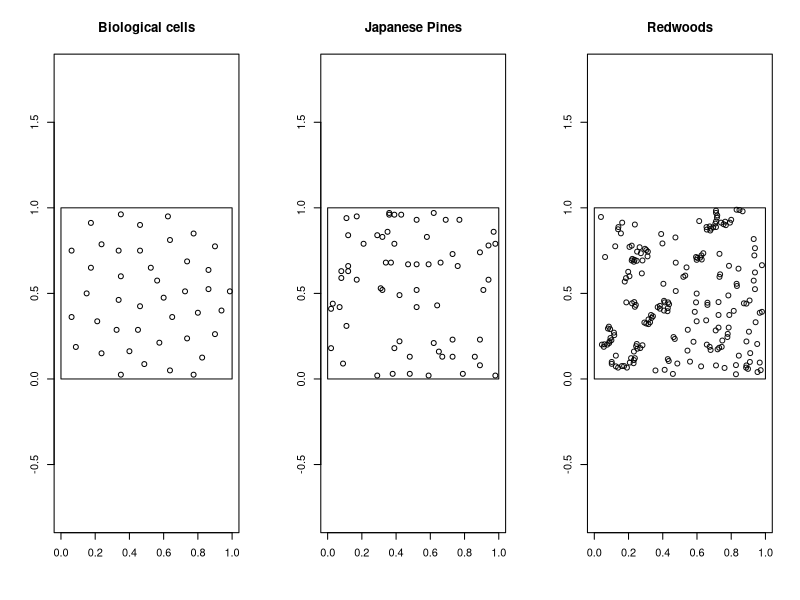
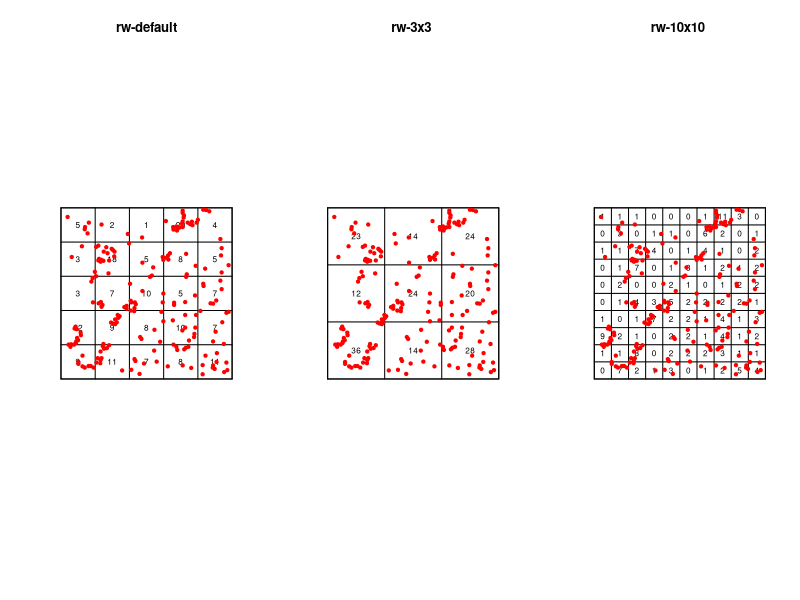
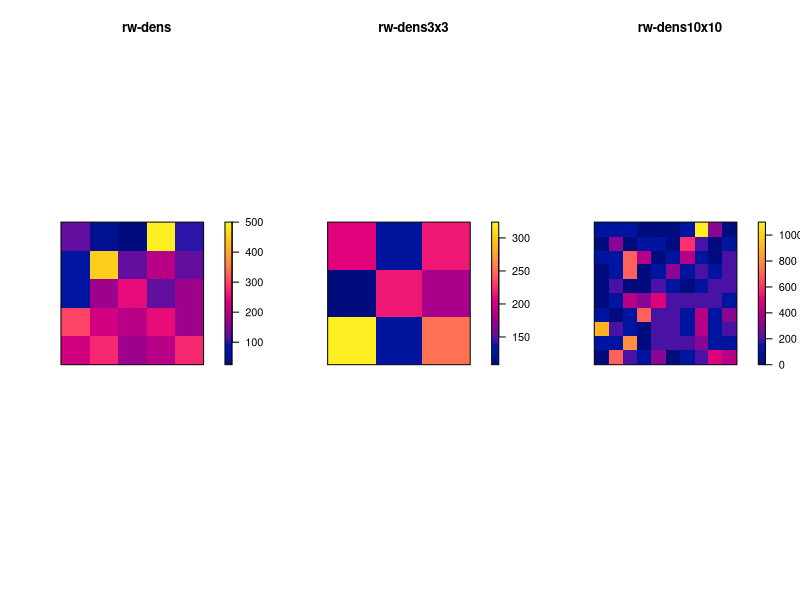
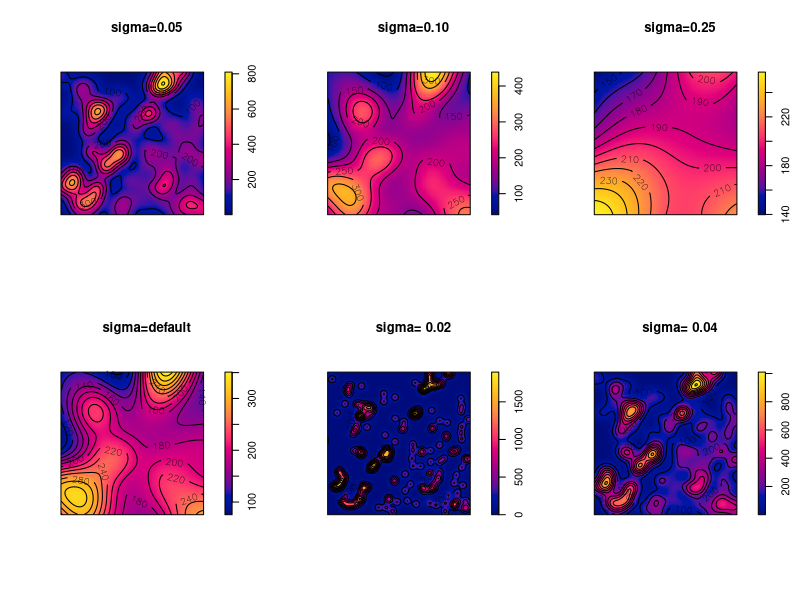
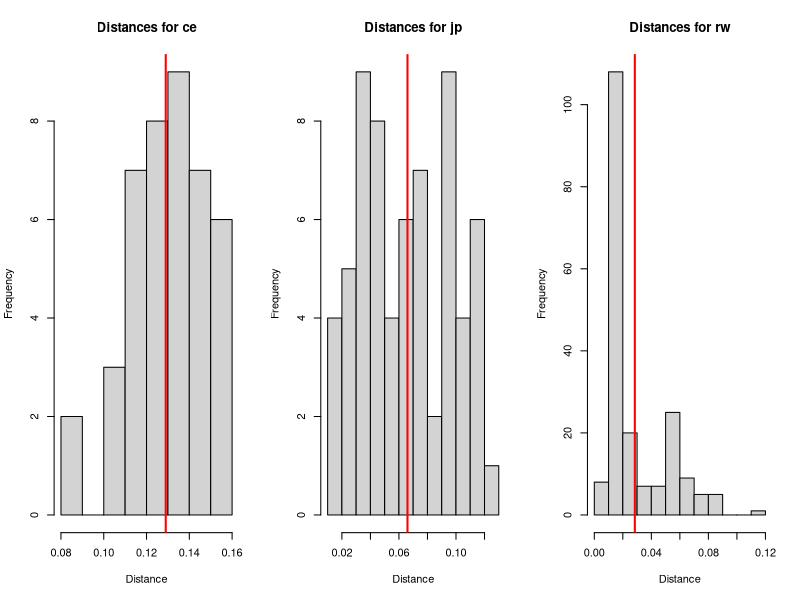
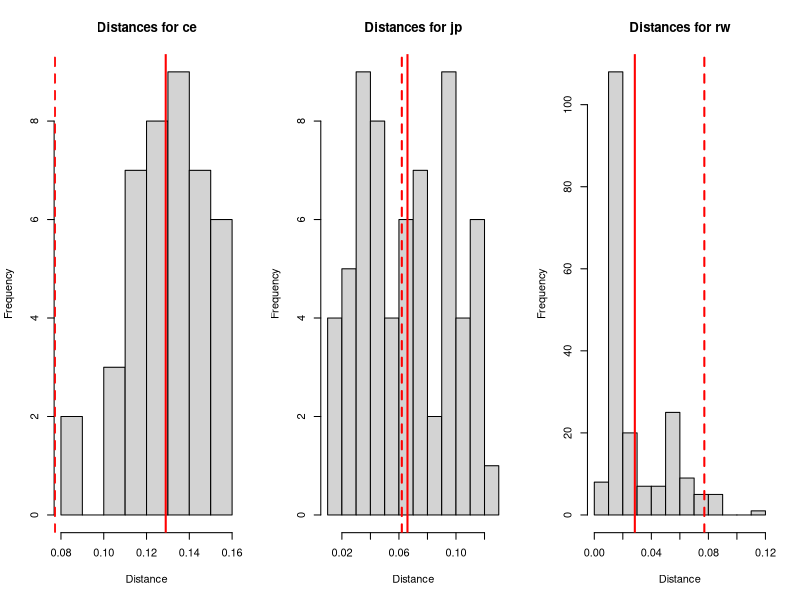
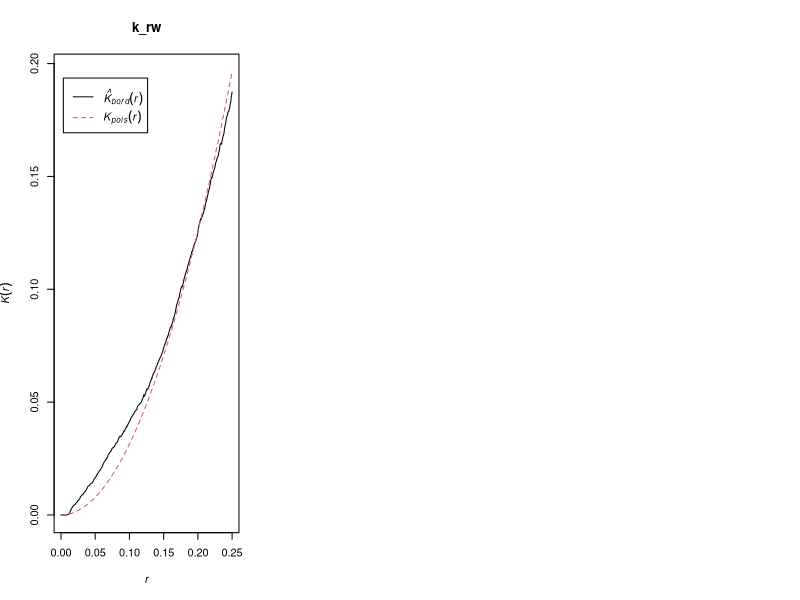
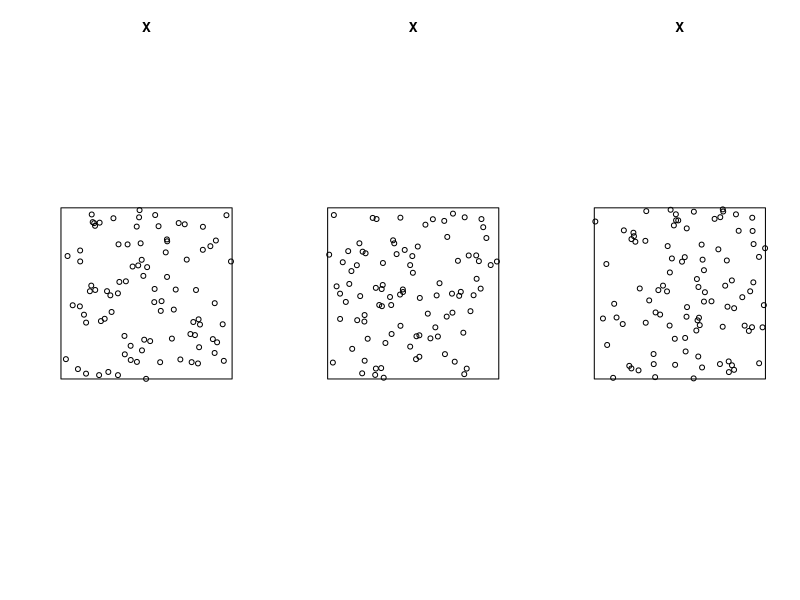

The R source for these figures, in order: (Note: this script raises an error after producing the figures.)
## ---- chunk 1
knitr::opts_chunk$set(echo = TRUE)
## ---- chunk 2
# Author: <your name here>
# Purpose:  Learn about spatial point pattern analysis
# Date: Jan 14, 2024

# Load packages
library(spatstat)         # classes and functions for spatial point pattern analysis

# get the datasets
data(cells)
data(japanesepines)
data(redwoodfull)

# give them shortened names
ce <- cells
jp <- japanesepines
rw <- redwoodfull
## ---- chunk 3
# set graphical parameters to a row of 3; then plot the three ppp from spatstat
par(mfrow = c(1,3))
plot(ce, main = 'Biological cells', axes=TRUE)
plot(jp, main = 'Japanese Pines', axes=TRUE)
plot(rw, main = 'Redwoods', axes=TRUE)

# Basic information about the ppp
ce
jp
rw
## ---- chunk 4
# set display for 1 row with 3 plots
par(mfrow = c(1,3))
# create a quadrat object with default quadrats
Q <- quadratcount(rw)
# plot the quadrat object, specify title & size of title
plot(Q, main="rw-default", cex=0.75)
# add the points for rw to the plot in red, symbol 20
plot(rw, add=TRUE, col='red', pch=20)

# same as above, but specify 3 quadrats x 3 quadrats
Q_3x3 <- quadratcount(rw, nx=3, ny=3)
plot(Q_3x3, main="rw-3x3 ", cex=0.75)
plot(rw, add=TRUE, col='red', pch=20)

# same as above, but specify 10 quadrats x 10 quadrats
Q_10x10 <- quadratcount(rw, nx=10, ny=10)
plot(Q_10x10, main="rw-10x10 ", cex=0.75)
plot(rw, add=TRUE, col='red', pch=20)

# calculate density for each quadrat Q, and plot density as an image
plot(intensity(Q, image=TRUE), main ="rw-dens", las=1 )
plot(intensity(Q_3x3, image=TRUE), main ="rw-dens3x3", las=1 )
plot(intensity(Q_10x10, image=TRUE), main ="rw-dens10x10", las=1 )

## ---- chunk 5
par(mfrow = c(2,3))

# bandwith 0.05
d05 <- density(rw, sigma = 0.05)
plot(d05, main="sigma=0.05")
contour(d05, add = T)

# bandwidth 0.1
d10 <- density(rw, sigma = 0.1)
plot(d10, main="sigma=0.10")
contour(d10, add = T)

# bandwidth 0.25
d25 <- density(rw, sigma = 0.25)
plot(d25, main="sigma=0.25")
contour(d25, add = T)

# use default sigma (not specified)
def <-density(rw)
plot(def, main="sigma=default")
contour(def, add=T)

# specify sigma with bw.diggle() function
d_diggle <-density(rw, bw.diggle(rw))
plot(d_diggle, main=paste("sigma=", as.character(round(bw.diggle(rw),2))))
contour(d_diggle, add=T)

# specify sigma with bw.ppl() function
d_ppl <-density(rw, bw.ppl(rw))
plot(d_ppl, main=paste("sigma=", as.character(round(bw.ppl(rw),2))))
contour(d_ppl, add=T)
## ---- chunk 6
# calculate distances for each of the data
nnd_ce <- nndist(ce)
nnd_jp <- nndist(jp)
nnd_rw <- nndist(rw)

# calculate the mean distance for each distribution
mnnd_ce <- mean(nnd_ce)
mnnd_jp <- mean(nnd_jp)
mnnd_rw <- mean(nnd_rw)

# set display parameters
par(mfrow = c(1,3))

# histograms of the distances with mean red linewidth of 2
hist(nnd_ce, main="Distances for ce", xlab="Distance")
abline(v=mnnd_ce, col="red", lwd=2)
hist(nnd_jp, main="Distances for jp", xlab="Distance")
abline(v=mnnd_jp, col="red", lwd=2)
hist(nnd_rw, main="Distances for rw", xlab="Distance")
abline(v=mnnd_rw, col="red", lwd=2)
## ---- chunk 7
# calculate expected distances
emnnd_ce <- 0.5/sqrt(npoints(ce)/area(ce))
emnnd_jp <- 0.5/sqrt(npoints(jp)/area(jp))
emnnd_rw <- 0.5/sqrt(npoints(ce)/area(rw))

# calculate the ANN ratio
ann_cd <- mnnd_ce / emnnd_ce
ann_cd
ann_jp <- mnnd_jp / emnnd_jp
ann_jp
ann_rw <- mnnd_rw / emnnd_rw
ann_rw

# set display parameters
par(mfrow = c(1,3))

# display both observed mean and expected mean on the histograms
hist(nnd_ce, main="Distances for ce", xlab="Distance")
abline(v=mnnd_ce, col="red", lwd=2)
abline(v=emnnd_ce, col="red", lwd=2, lty = 'dashed')

hist(nnd_jp, main="Distances for jp", xlab="Distance")
abline(v=mnnd_jp, col="red", lwd=2)
abline(v=emnnd_jp, col="red", lwd=2, lty = 'dashed')

hist(nnd_rw, main="Distances for rw", xlab="Distance")
abline(v=mnnd_rw, col="red", lwd=2)
abline(v=emnnd_rw, col="red", lwd=2, lty='dashed')
## ---- chunk 8
# K-function with border correction
k_rw<-Kest(rw, correction='border')
plot(k_rw)
## ---- chunk 9
par(mfrow=c(1,3))
# generate three samples of CSR (complete spatial randomness)
X <- rpoispp(lambda = 100)
plot(X)
X <- rpoispp(lambda = 100)
plot(X)
X <- rpoispp(lambda = 100)
plot(X)
## ---- chunk 10
# create graph with simulation for CSR as an envelope
k_rw_env <- envelope(rw,Kest,correction='border')
plot(k_rw_env)
## ---- chunk 11
# create graph with L function using CSR envelope
l_rw_env <- envelope(rw,Lest,correction='border')
plot(l_rw_env)
## ---- chunk 12
# set display parameters
par(mfrow = c(1,3))

# create graph with L function using CSR envelope
l_ce_env <- envelope(ce,Lest,correction='border')
plot(l_ce_env, main="Biological Cells")

l_jp_env <- envelope(jp,Lest,correction='border')
plot(l_jp_env, main="Japanese Pines")

l_rw_env <- envelope(rw,Lest,correction='border')
plot(l_rw_env, main="Redwoods")

# for comparison plot spatial data
plot(ce, main = 'Biological cells', axes=TRUE)
plot(jp, main = 'Japanese Pines', axes=TRUE)
plot(rw, main = 'Redwoods', axes=TRUE)
## ---- chunk 13
# use sf library to input shapefile as sf object
library(sf)
cdths_sf <-read_sf("Data/CholeraDeaths.shp")
cdths_sf
# convert sf object to ppp object
cdths_ppp <-as.ppp(cdths_sf)
cdths_ppp
plot(cdths_ppp, main="Cholera Deaths", axes=TRUE)
